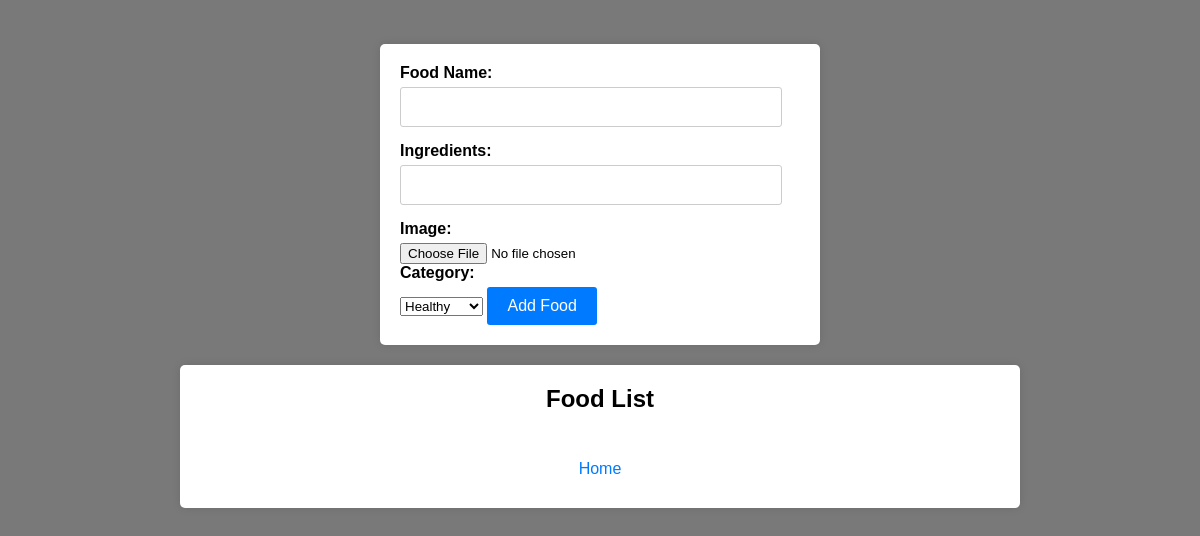
The page /add_food/ on the database as committed earlier.
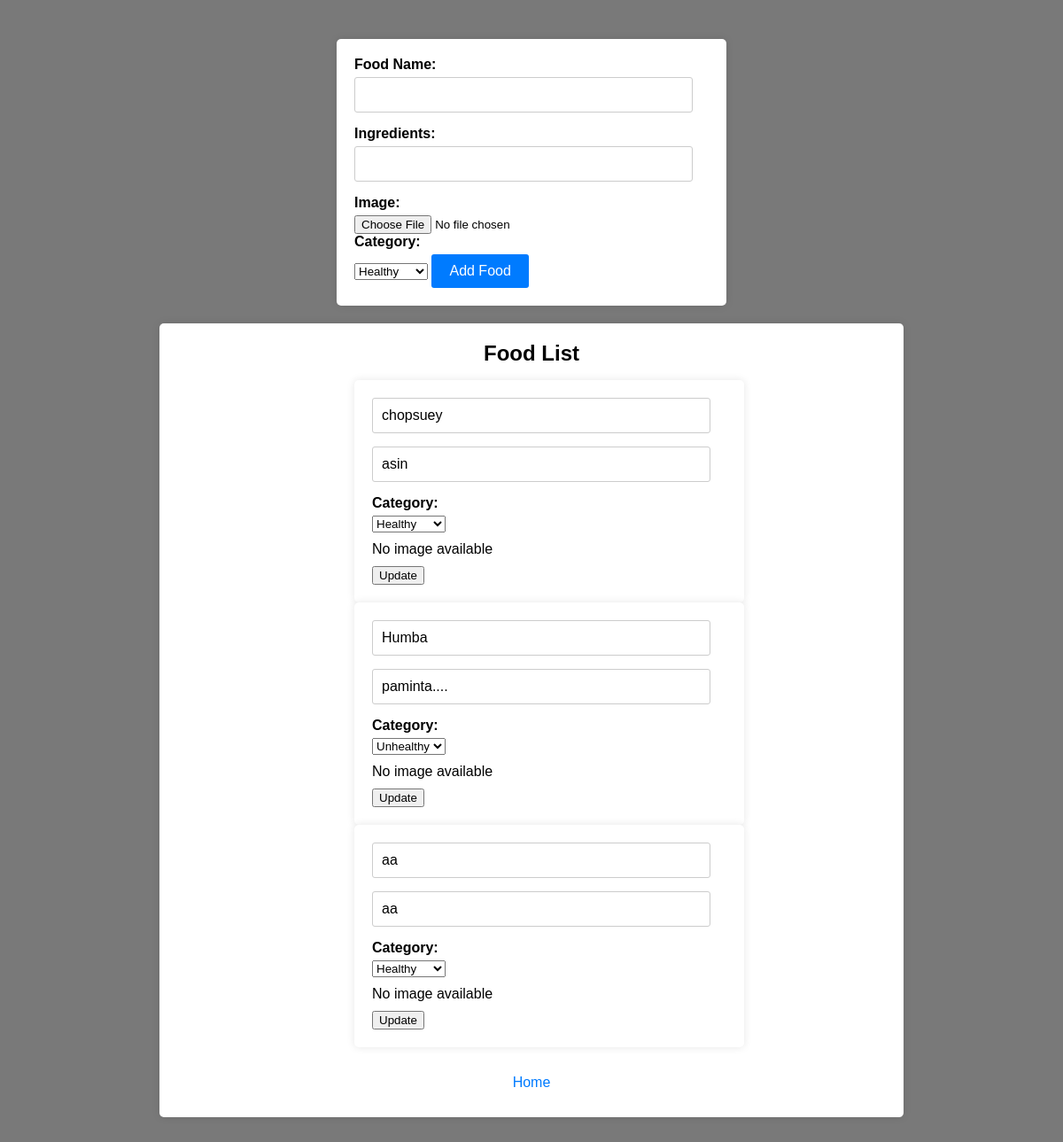
The same page on the database as committed later.
### members/models.py (models this page shows, shortened)
class FoodItem(models.Model):
    name = models.CharField(max_length=255)
    ingredients = models.TextField()
    category = models.CharField(max_length=255, default="Uncategorized")  # Add a default value
    image = models.ImageField(upload_to='img/', default='', blank=False, null=False)

### members/views.py (the view, shortened to what this page needs)
# urls.py: path('add_food/', views.add_food, name='add_food'),
def add_food(request):
    categories = []  # Replace with your categories data
    food_items = FoodItem.objects.all()  # Retrieve food items from the database
    return render(request, 'categories.html', {'categories': categories, 'food_items': food_items})

### members/templates/categories.html (shortened to what this page needs)
<!DOCTYPE html>
<html lang="en">
<head>
</head>
<body>
    <div id="food-form">
        <form id="add-food-form" method="post" action="{% url 'add_food' %}" enctype="multipart/form-data">
            <label for="food-name">Food Name:</label>
            <input type="text" id="food-name" name="food-name" required>
            <label for="food-ingredients">Ingredients:</label>
            <input type="text" id="food-ingredients" name="food-ingredients" required>
            <label for="food-image">Image:</label>
            <input type="file" id="food-image" name="food-image" accept="image/*" required>
            <label for="food-category">Category:</label>
            <select id="food-category" name="food-category" required>
                <option value="Healthy">Healthy</option>
            </select>
            <button type="submit">Add Food</button>
        </form>
    </div>
    <div id="food-list">
        <h2>Food List</h2>
        <div id="food-items-container">
            <ul id="food-items">
                {% for food_item in food_items %}
                <form method="POST" action="{% url 'update_food_item' item_id=food_item.id %}">
                    <input type="text" name="edit-food-name" value="{{ food_item.name }}">
                    <input type="text" name="edit-food-ingredients" value="{{ food_item.ingredients }}">
                    <label for="edit-food-category">Category:</label>
                    <select id="edit-food-category" name="edit-food-category" required>
                        <option value="Healthy" {% if food_item.category == "Healthy" %}selected{% endif %}>Healthy</option>
                        <option value="Unhealthy" {% if food_item.category == "Unhealthy" %}selected{% endif %}>Unhealthy</option>
                    </select>
                    {% if food_item.image %}
                    <img src="{{ item.image.url }}" alt="Food Image">
                    {% else %}
                    <p>No image available</p>
                    {% endif %}
                    <input type="submit" value="Update">
                </form>
                {% endfor %}
            </ul>
        </div>
        <div class="home-button-container">
            <p><a href="{% url 'FoodPage' %}" class="edit-profile-button">Home</a></p>
        </div>
    </div>
</body>
</html>

Rows that differ between the two databases and show on the page:
added FoodItem: edit-food-name "chopsuey", edit-food-ingredients "asin", edit-food-category "Healthy", image "No image available"
added FoodItem: edit-food-name "Humba", edit-food-ingredients "paminta....", edit-food-category "Unhealthy", image "No image available"
added FoodItem: edit-food-name "aa", edit-food-ingredients "aa", edit-food-category "Healthy", image "No image available"
